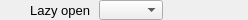
    <widget class="PyDMFrame" name="composite_12">
      <property name="geometry">
        <rect>
          <x>457</x>
          <y>271</y>
          <width>248</width>
          <height>20</height>
        </rect>
      </property>
      <widget class="QLabel" name="text_12">
        <property name="geometry">
          <rect>
            <x>0</x>
            <y>0</y>
            <width>90</width>
            <height>20</height>
          </rect>
        </property>
        <property name="text">
          <string>Lazy open</string>
        </property>
        <property name="font" stdset="0">
          <font>
            <pointsize>10</pointsize>
          </font>
        </property>
        <property name="brush" stdset="0">
          <brush brushstyle="SolidPattern">
            <color alpha="255">
              <red>0</red>
              <green>0</green>
              <blue>0</blue>
            </color>
          </brush>
        </property>
        <property name="toolTip">
          <string>text_12</string>
        </property>
        <property name="alignment">
          <set>Qt::AlignRight|Qt::AlignTrailing|Qt::AlignVCenter</set>
        </property>
        <property name="styleSheet">
          <string notr="true">QLabel#text_12 {
  color: rgb(0, 0, 0);
  }</string>
        </property>
      </widget>
      <widget class="PyDMEnumComboBox" name="menu_2">
        <property name="geometry">
          <rect>
            <x>99</x>
            <y>0</y>
            <width>64</width>
            <height>20</height>
          </rect>
        </property>
        <property name="toolTip">
          <string>${prefix}LazyOpen</string>
        </property>
        <property name="channel" stdset="0">
          <string>ca://${prefix}LazyOpen</string>
        </property>
        <property name="font" stdset="0">
          <font>
            <pointsize>10</pointsize>
          </font>
        </property>
        <property name="styleSheet">
          <string notr="true">PyDMEnumComboBox#menu_2 {
  color: rgb(0, 0, 0);
  background-color: rgb(115, 223, 255);
  }</string>
        </property>
      </widget>
      <widget class="PyDMLabel" name="text_update_10">
        <property name="geometry">
          <rect>
            <x>168</x>
            <y>1</y>
            <width>80</width>
            <height>18</height>
          </rect>
        </property>
        <property name="toolTip">
          <string>PV: ${prefix}LazyOpen_RBV</string>
        </property>
        <property name="channel" stdset="0">
          <string>ca://${prefix}LazyOpen_RBV</string>
        </property>
        <property name="font" stdset="0">
          <font>
            <pointsize>10</pointsize>
          </font>
        </property>
        <property name="alignment">
          <set>Qt::AlignLeading|Qt::AlignLeft|Qt::AlignVCenter</set>
        </property>
        <property name="textInteractionFlags">
          <set>Qt::TextSelectableByKeyboard|Qt::TextSelectableByMouse</set>
        </property>
        <property name="styleSheet">
          <string notr="true">PyDMLabel#text_update_10 {
  color: rgb(10, 0, 184);
  background-color: rgb(187, 187, 187);
  }</string>
        </property>
      </widget>
    </widget>
